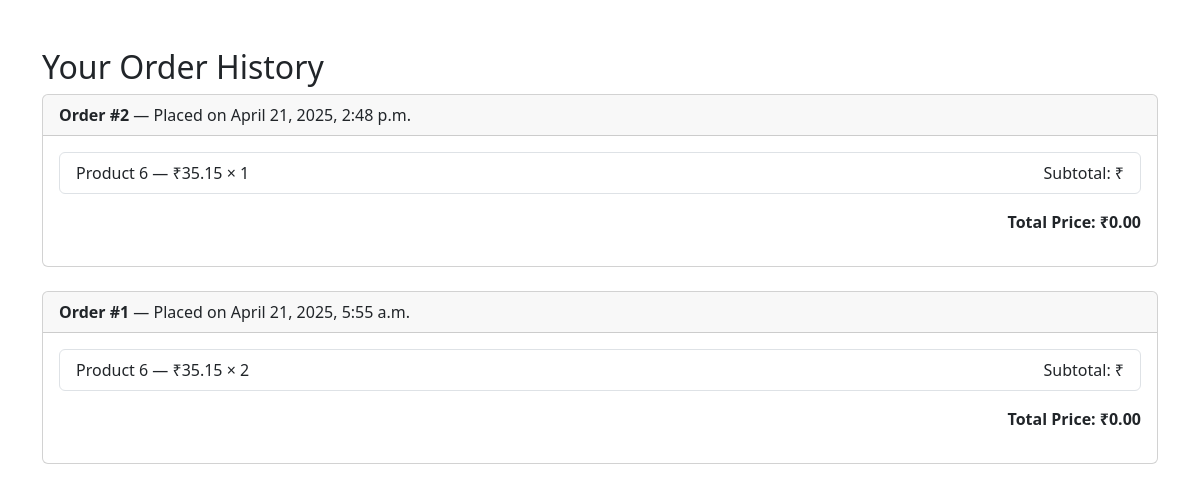
Screenshot of /orders/ (signed in) with the database file from the repository.
### store/models.py (models this page shows, shortened)
class Order(models.Model):
    user = models.ForeignKey(User, on_delete=models.CASCADE)
    ordered_at = models.DateTimeField(auto_now_add=True)
    total_amount = models.DecimalField(max_digits=10, decimal_places=2)

class OrderItem(models.Model):
    order = models.ForeignKey(Order, related_name='items', on_delete=models.CASCADE)
    product = models.ForeignKey(Product, on_delete=models.CASCADE)
    quantity = models.PositiveIntegerField()

class Product(models.Model):
    name = models.CharField(max_length=100)
    description = models.TextField()
    price = models.DecimalField(max_digits=8, decimal_places=2)
    available = models.BooleanField(default=True)
    created_at = models.DateTimeField(auto_now_add=True)
    category = models.CharField(max_length=50, blank=True, null=True)
    image = models.ImageField(upload_to='products_images/', blank=True, null=True)
    on_deal = models.BooleanField(default=False)
    is_bestseller = models.BooleanField(default=False)
    is_premium = models.BooleanField(default=False)

### store/views.py (the view)
# urls.py: path('orders/', views.order_history, name='order_history'),
@login_required
def order_history(request):
    orders = Order.objects.filter(user=request.user).order_by('-created_at')
    for order in orders:
        for item in order.items.all():
            item.subtotal = item.product.price * item.quantity
    return render(request, 'store/order_history.html', {'orders': orders})

### store/templates/store/order_history.html
{% extends 'store/base_embed.html' %}
{% load static %}
{% block content %}
<div class="container mt-5">
    <h2>Your Order History</h2>
    {% if orders %}
        {% for order in orders %}
        <div class="card mb-4">
            <div class="card-header">
                <strong>Order #{{ order.id }}</strong> — Placed on {{ order.created_at|date:"F j, Y, g:i a" }}
            </div>
            <div class="card-body">
                <ul class="list-group">
                    {% for item in order.items.all %}
                    <li class="list-group-item d-flex justify-content-between align-items-center">
                        {{ item.product.name }} — ₹{{ item.product.price }} × {{ item.quantity }}
                        <span>Subtotal: ₹{{ item.subtotal|floatformat:2 }}</span>
                    </li>
                    {% endfor %}
                </ul>
                <div class="mt-3 text-end">
                    <strong><p>Total Price: ₹{{ order.total_price|default:"0.00"|floatformat:2 }}</p></strong>
                </div>
            </div>
        </div>
        {% endfor %}
    {% else %}
        <p>You haven't placed any orders yet.</p>
    {% endif %}
</div>
{% endblock %}

### store/templates/store/base_embed.html (shortened to what this page needs)
{% load static %}
<!DOCTYPE html>
<html lang="en">
<head>
    <link rel="stylesheet" href="{% static 'css/style.css' %}">
    <link rel="stylesheet" href="{% static 'css/account_embed.css' %}">
    <link rel="stylesheet" href="https://cdn.jsdelivr.net/npm/bootstrap@5.3.0/dist/css/bootstrap.min.css">
</head>
<body>
    <main>
        {% block content %}{% endblock %}
    </main>
</body>
</html>

### store/static/store/css/style.css (style rules this page uses)
body { font-family: 'Segoe UI', sans-serif; margin: 0; background-color: #f4f4f4; }
.container { max-width: 1200px; margin: auto; }

### store/static/store/css/account_embed.css (style rules this page uses)
body { font-family: 'Segoe UI', sans-serif; margin: 0; background-color: #f4f4f4; }
.container { max-width: 1200px; margin: auto; }

### rows the page displays
Order: id "2", created_at "April 21, 2025, 2:48 p.m.", total_price "0.00"
OrderItem: product.name "Product 6", product.price "35.15", quantity "1"
Order: id "1", created_at "April 21, 2025, 5:55 a.m.", total_price "0.00"
OrderItem: product.name "Product 6", product.price "35.15", quantity "2"
